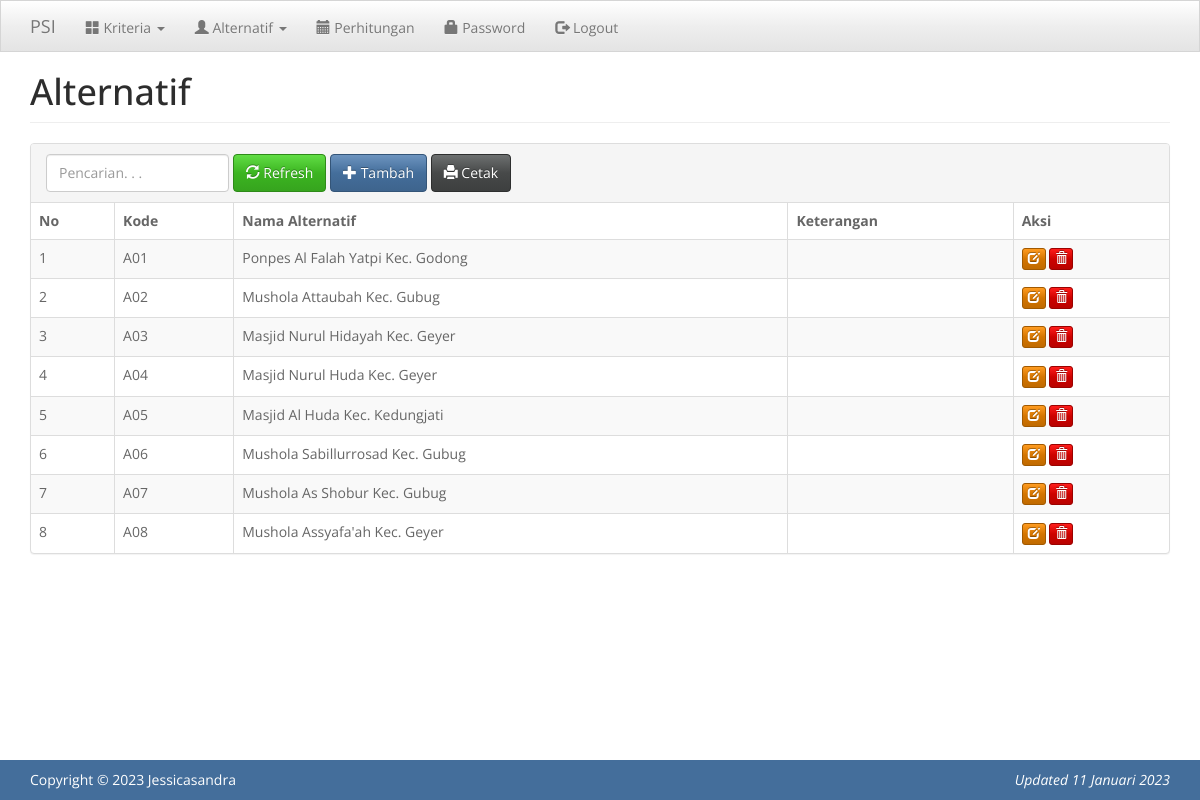
/index.php?m=alternatif (signed in), run on the app's committed database.
### tables this page shows
CREATE TABLE `tb_alternatif` (
  `kode_alternatif` varchar(16) NOT NULL,
  `nama_alternatif` varchar(256) DEFAULT NULL,
  `keterangan` text DEFAULT NULL,
  PRIMARY KEY (`kode_alternatif`)
);

### config.php (called while the page is built)
<?php
$config["server"] = 'localhost';
$config["username"] = 'root';
$config["password"] = '';
$config["database_name"] = 'psi';

### functions.php (called while the page is built, shortened)
<?php
include 'config.php';
include 'includes/db.php';
$db = new DB($config['server'], $config['username'], $config['password'], $config['database_name']);
function esc_field($str)
{
    return addslashes($str);
}

### includes/db.php (called while the page is built, shortened)
<?php
class DB
{
    var $conn = null;
    public function __construct($host, $username, $passwd, $dbname)
    {
        $this->conn = mysqli_connect($host, $username, $passwd, $dbname);
    }
    public function query($sql)
    {
        $query = mysqli_query($this->conn, $sql) or die('<pre>Error mysqli_query: ' . mysqli_error($this->conn) . '<br />' . $sql . '</pre>');
        return $query;
    }
    public function get_results($sql)
    {
        $query = $this->query($sql);
        $arr = array();
        while ($row = mysqli_fetch_object($query)) {
            $arr[] = $row;
        }
        return $arr;
    }
}

### alternatif.php (the view, shortened to what this page needs)
<div class="page-header">
    <h1>Alternatif</h1>
</div>
<div class="panel panel-default">
    <div class="panel-heading">
        <form class="form-inline">
            <div class="form-group">
                <input class="form-control" type="text" placeholder="Pencarian. . ." name="q" value="<?= input_get('q') ?>" />
            </div>
            <div class="form-group">
                <button class="btn btn-success"><span class="glyphicon glyphicon-refresh"></span> Refresh</button>
            </div>
            <div class="form-group">
                <a class="btn btn-primary" href="?m=alternatif_tambah"><span class="glyphicon glyphicon-plus"></span> Tambah</a>
            </div>
            <div class="form-group">
                <a class="btn btn-default" target="_blank" href="cetak.php?<?= $_SERVER['QUERY_STRING'] ?>"><span class="glyphicon glyphicon-print"></span> Cetak</a>
            </div>
        </form>
    </div>
    <div class="table-responsive">
        <table class="table table-bordered table-hover table-striped">
            <thead>
                <tr>
                    <th>No</th>
                    <th>Kode</th>
                    <th>Nama Alternatif</th>
                    <th>Keterangan</th>
                    <th>Aksi</th>
                </tr>
            </thead>
            <?php
            $q = esc_field(input_get('q'));
            $rows = $db->get_results("SELECT * FROM tb_alternatif
                WHERE
                    kode_alternatif LIKE '%$q%'
                    OR nama_alternatif LIKE '%$q%'
                    OR keterangan LIKE '%$q%'
                ORDER BY kode_alternatif");
            $no = 0;
            foreach ($rows as $row) : ?>
                <tr>
                    <td><?= ++$no ?></td>
                    <td><?= $row->kode_alternatif ?></td>
                    <td><?= $row->nama_alternatif ?></td>
                    <td><?= $row->keterangan ?></td>
                    <td>
                        <a class="btn btn-xs btn-warning" href="?m=alternatif_ubah&ID=<?= $row->kode_alternatif ?>"><span class="glyphicon glyphicon-edit"></span></a>
                        <a class="btn btn-xs btn-danger" href="aksi.php?act=alternatif_hapus&ID=<?= $row->kode_alternatif ?>" onclick="return confirm('Hapus data?')"><span class="glyphicon glyphicon-trash"></span></a>
                    </td>
                </tr>
            <?php endforeach ?>
        </table>
    </div>
</div>

### assets/css/general.css (style rules this page uses)
html { position: relative; min-height: 100%; }
body { margin-bottom: 70px; }
.page-header { margin-top: 0; padding-bottom: 0; }
.page-header h1 { margin-top: 0; }

### data on the page
tb_alternatif: kode_alternatif "A01", nama_alternatif "Ponpes Al Falah Yatpi Kec. Godong"
tb_alternatif: kode_alternatif "A02", nama_alternatif "Mushola Attaubah Kec. Gubug"
tb_alternatif: kode_alternatif "A03", nama_alternatif "Masjid Nurul Hidayah Kec. Geyer"
tb_alternatif: kode_alternatif "A04", nama_alternatif "Masjid Nurul Huda Kec. Geyer"
tb_alternatif: kode_alternatif "A05", nama_alternatif "Masjid Al Huda Kec. Kedungjati"
tb_alternatif: kode_alternatif "A06", nama_alternatif "Mushola Sabillurrosad Kec. Gubug"
tb_alternatif: kode_alternatif "A07", nama_alternatif "Mushola As Shobur Kec. Gubug"
tb_alternatif: kode_alternatif "A08", nama_alternatif "Mushola Assyafa'ah Kec. Geyer"
